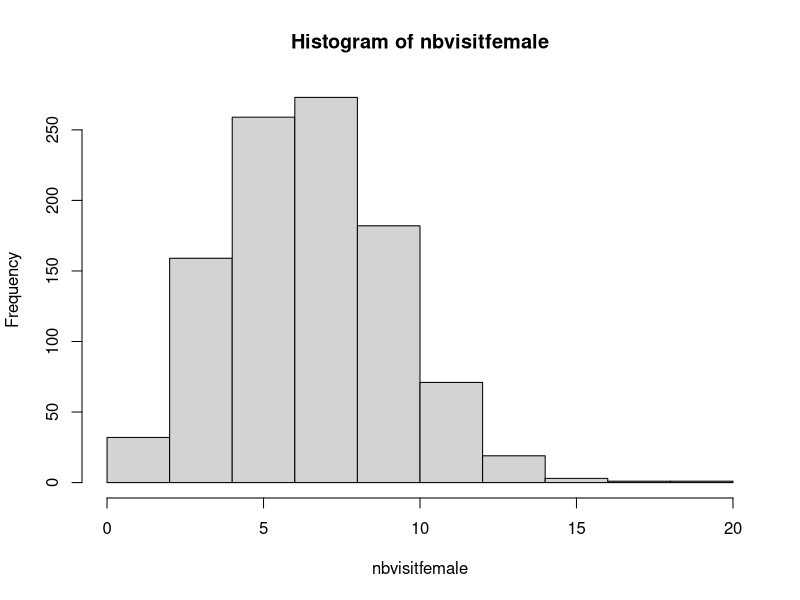
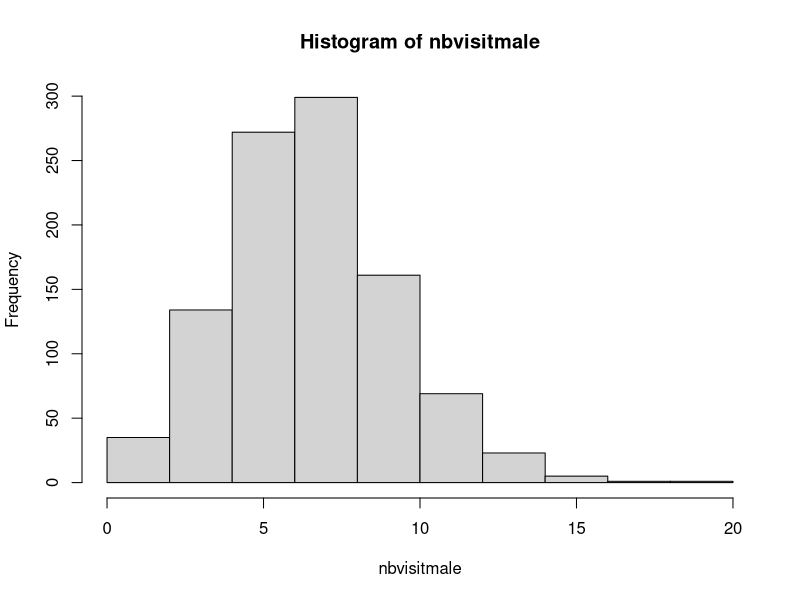
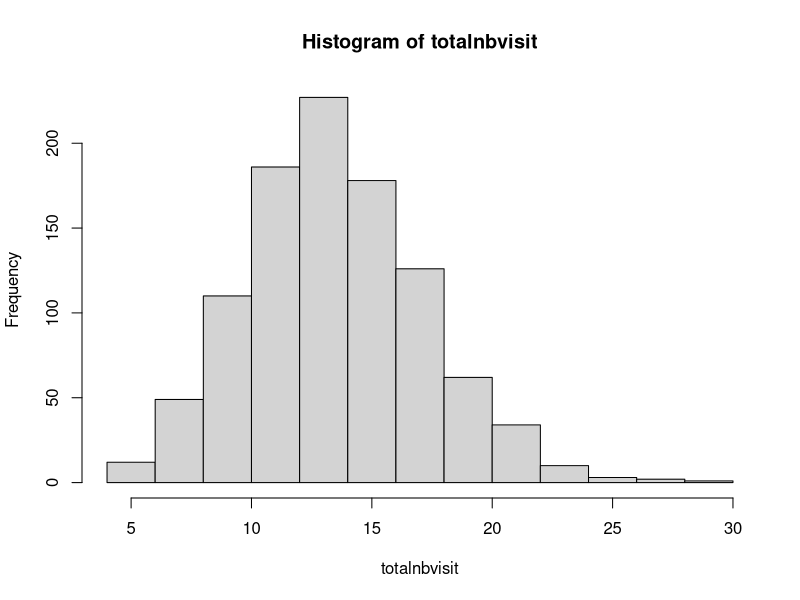
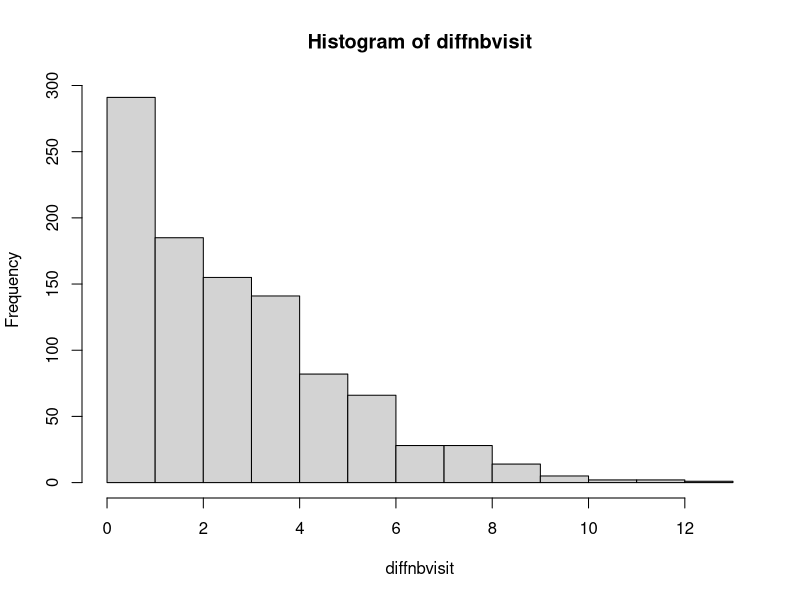
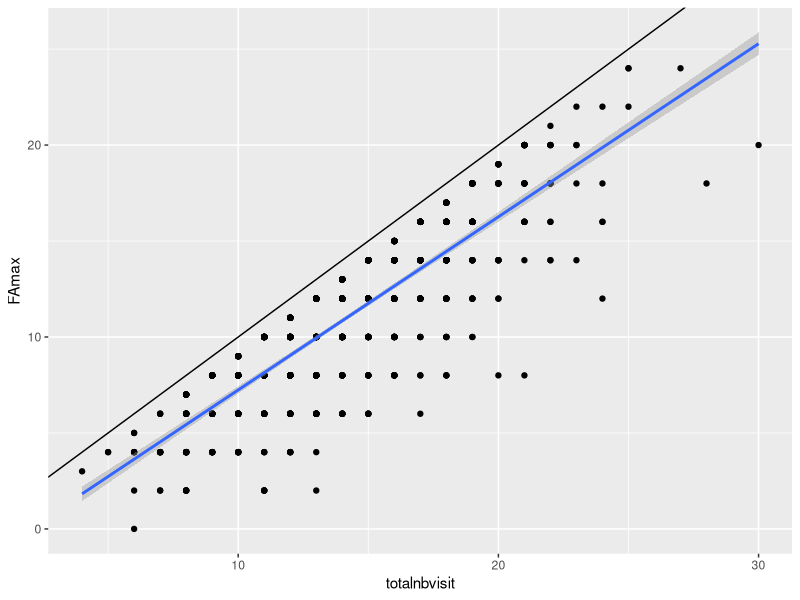
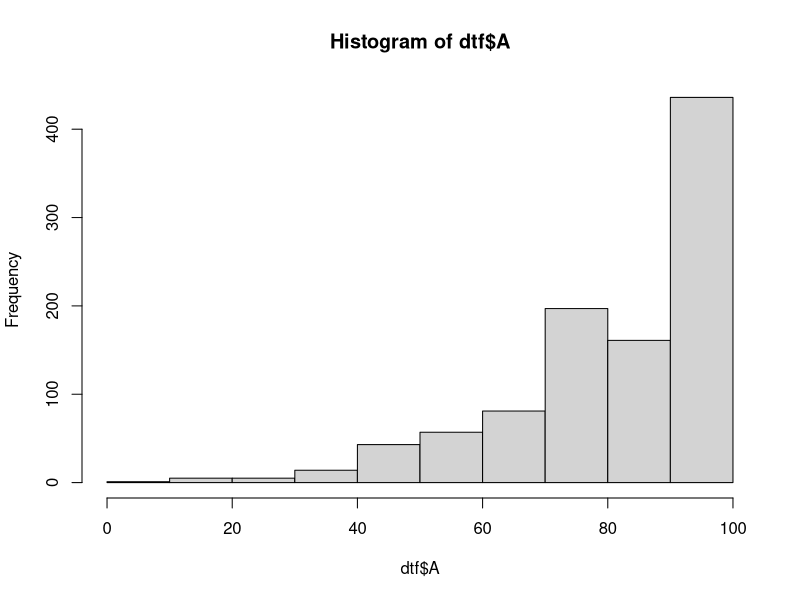
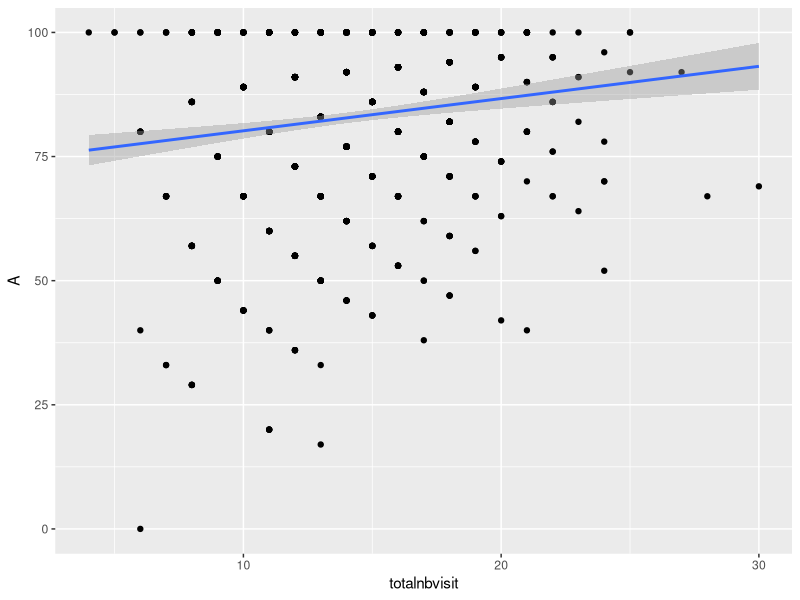
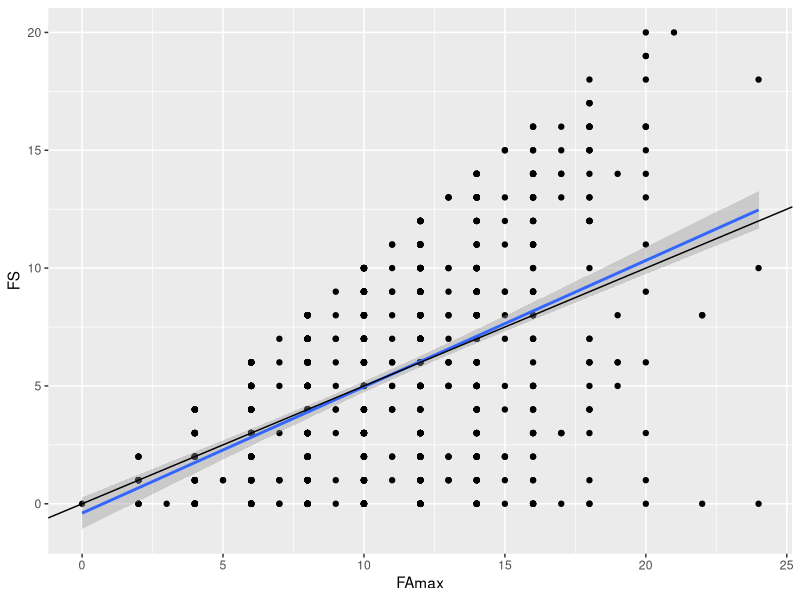

Here is the R script that generated these plots, in order:
#~~~~~~~~~~~~~~~~~~~~~~~~~~~~~~~~~~~~~~~~~~~~~~~~~~~~~~~~~~~~~~~~~~~~~~~~~~~
#	 Malika IHLE      malika_ihle@hotmail.fr
#	 Simulation necessary correlation between alternation and synchrony
#	 Start : 02/06/2016			last modif : 02/06/2016
#~~~~~~~~~~~~~~~~~~~~~~~~~~~~~~~~~~~~~~~~~~~~~~~~~~~~~~~~~~~~~~~~~~~~~~~~~~~

library(ggplot2)

nbvisitfemale <-  rpois(1000, lambda=7)
nbvisitmale <-  rpois(1000, lambda=7)
totalnbvisit <- nbvisitfemale+ nbvisitmale
diffnbvisit <- abs(nbvisitfemale-nbvisitmale)
dtf <- data.frame(totalnbvisit,nbvisitfemale,nbvisitmale,diffnbvisit)


hist(nbvisitfemale)
hist(nbvisitmale)
hist(totalnbvisit)
hist(diffnbvisit)


# absolute number of maximum alternation FAmax is determined by the minimum of the two provisioning rates
for (i in 1:nrow(dtf)){
if(dtf$diffnbvisit[i] == 0 )
{dtf$FAmax[i] <- min(dtf$nbvisitfemale[i],dtf$nbvisitmale[i])*2-1}
else
{dtf$FAmax[i] <- min(dtf$nbvisitfemale[i],dtf$nbvisitmale[i])*2}

}

ggplot(data=dtf, aes(y=FAmax,x=totalnbvisit)) + geom_point() + geom_smooth(method = "lm") + geom_abline(intercept = 0, slope =1)
summary(lm(FAmax ~ totalnbvisit, data=dtf))


# alternation score is therefore determined by totalnbvisit
dtf$A <- round(dtf$FAmax / (dtf$totalnbvisit-1) *100)

hist(dtf$A)
ggplot(data=dtf, aes(y=A,x=totalnbvisit)) + geom_point() + geom_smooth(method = "lm")
summary(lm(A ~ totalnbvisit, data=dtf))

## version 1: when synchrony does not increase by chance as provisioning rate increase
# absolute number of synchrony FS is between 0 and absolute number of maximum alternation FAmax
for (i in 1: nrow(dtf)){
dtf$x[i] <- sample(0:dtf$FAmax[i], 1) # x is the portion of FAmax that will be substracted from FAmax to calculate FS
}

dtf$FS <- (dtf$FAmax - dtf$x) 
ggplot(data=dtf, aes(y=FS,x=FAmax)) + geom_point() + geom_smooth(method = "lm") + geom_abline(intercept = 0, slope =0.5)
summary(lm(FS ~ FAmax, data=dtf))


# synchrony score is therefore determined by alternation
dtf$S <- round(dtf$FS / (dtf$totalnbvisit -1)*100)

ggplot(data=dtf, aes(y=S,x=A)) + geom_point() + geom_smooth(method = "lm") + geom_abline(intercept = 0, slope = 0.5)
summary(lm(S ~ A, data=dtf))

# is this regression between S and A different from 0.5 ?
summary(lm(S ~ A + offset(A*0.5), data=dtf)) # No


# Ben's model on synchrony, when synchrony does not increase by chance as provisioning rate increase
summary(lm(S ~ A + totalnbvisit, data = dtf)) # quite wrong residuals !
summary(lm(FS ~ FAmax + totalnbvisit, data = dtf))

summary(lm(log(S+1) ~ A + totalnbvisit, data = dtf))
ggplot(data=dtf, aes(y=log(S+1),x=A)) + geom_point() + geom_smooth(method = "lm") 


## version 2: when synchrony does increase by chance as provisioning rate increase
# this is because when totalnbvisit increases, interfeed intervals are getting smaller so synchrony by chance more likely
# like earlier: FS is between 0 and FAmax, FAmax being itself constrained by totalnbvisit

for (i in 1: nrow(dtf)){
if (dtf$totalnbvisit[i] > 14) # when total provisioning rate is higher than average
dtf$x2[i] <- sample(0:dtf$FAmax[i], 1, prob = (length(0:dtf$FAmax[i]):1))  # x is the portion of FAmax that will be substracted from FAmax to calculate FS: linearly more likely to be close to zero
if (dtf$totalnbvisit[i] <= 14)  # when total provisioning rate is lower than average (and therefore FAmax also lower)
dtf$x2[i] <- sample(0:dtf$FAmax[i], 1, prob = (1:length(0:dtf$FAmax[i]))) # x is the portion of FAmax that will be substracted from FAmax to calculate FS: linearly more likely to be close to FAmax
}

hist(dtf$x2[dtf$totalnbvisit > 14])
hist(dtf$x2[dtf$totalnbvisit <= 14])

dtf$FS2 <- (dtf$FAmax - dtf$x2) 
ggplot(data=dtf, aes(y=FS2,x=FAmax)) + geom_point() + geom_smooth(method = "lm") + geom_abline(intercept = 0, slope =0.5)
summary(lm(FS2 ~ FAmax, data=dtf))


# synchrony score is therefore determined by alternation
dtf$S2 <- round(dtf$FS2 / (dtf$totalnbvisit-1) *100)

ggplot(data=dtf, aes(y=S2,x=A)) + geom_point() + geom_smooth(method = "lm") + geom_abline(intercept = 0, slope = 0.5)
summary(lm(S2 ~ A, data=dtf))

# is this regression between S and A different from 0.5 ?
summary(lm(S2 ~ A + offset(A*0.5), data=dtf)) # depends


# Ben's model on synchrony, when synchrony does increase by chance as provisioning rate increase
summary(lm(S2 ~ A + totalnbvisit, data = dtf))



summary(lm(FS2 ~ FAmax + totalnbvisit, data = dtf))









